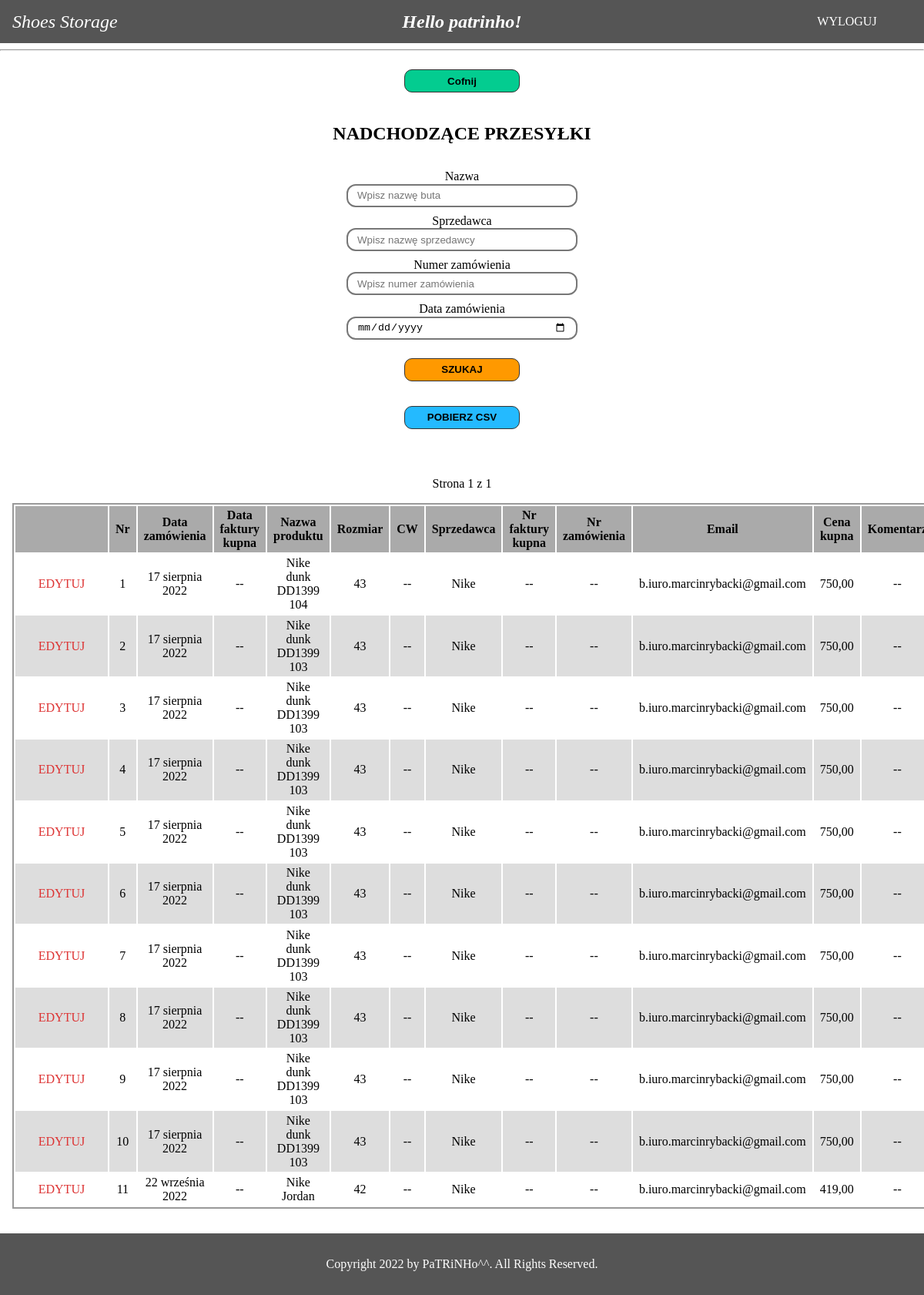
The page /check_incomming/ (signed in) on the database its author committed.
### base/models.py (models this page shows, shortened)
class IncommingShoe(models.Model):
    order_date = models.DateField()
    buy_invoice_date = models.DateField(blank=True, null=True)
    name = models.CharField(max_length=200)
    size = models.CharField(max_length=20)
    cw = models.CharField(max_length=20, blank=True)
    seller = models.ForeignKey(Seller, on_delete=models.SET_NULL, null=True)
    buy_invoice_nr = models.CharField(max_length=30, blank=True)
    order_nr = models.CharField(max_length=30, blank=True)
    email = models.CharField(max_length=200)
    buy_price = models.DecimalField(max_digits=7, decimal_places=2)
    comment = models.TextField(max_length=200, blank=True)

class Seller(models.Model):
    name = models.CharField(max_length=200)
    def __str__(self):
        return self.name

### base/views.py (the view)
# urls.py: path('check_incomming/', views.CheckIncomming.as_view(), name='check-incomming'),
class CheckIncomming(LoginRequiredMixin, ListView):
    template_name = 'base/check_incomming.html'
    login_url = '/login/'
    paginate_by = 25
    def get_queryset(self):
        incommings = IncommingShoe.objects.all()
        name = self.request.GET.get('n')
        if name:
            incommings = incommings.filter(
                name__contains=name)
        seller = self.request.GET.get('s')
        if seller:
            incommings = incommings.filter(
                seller__name__contains=seller)
        order_nr = self.request.GET.get('on')
        if order_nr:
            incommings = incommings.filter(
                order_nr__contains=order_nr)
        order_date = self.request.GET.get('od')
        if order_date:
            order_date = datetime.strptime(order_date, '%Y-%m-%d').date()
            incommings = incommings.filter(
                order_date=order_date)
        return sorted(incommings, key=attrgetter('order_date'))

### base/templates/base/check_incomming.html (shortened to what this page needs)
{% extends 'main.html' %}
{% load static %}
{% block content %}
<hr/>
<div class="back-div">
    <a href="{% url 'home' %}">
        <input type="button" value="Cofnij" name="" id="">
    </a>
</div>
<div class="title-wrapper">NADCHODZĄCE PRZESYŁKI</div>
<div class="filter-wrapper">
    <form method="GET" action="{% url 'check-incomming' %}">
        <label for="nane">Nazwa</label><br>
        <input name="n" id="name" type="text" value="{{request.GET.n}}" placeholder="Wpisz nazwę buta"><br>
        <label for="seller">Sprzedawca</label><br>
        <input name="s" id="seller" type="text" value="{{request.GET.s}}" placeholder="Wpisz nazwę sprzedawcy"><br>
        <label for="order_nr">Numer zamówienia</label><br>
        <input name="on" id="order_nr" type="text" value="{{request.GET.on}}" placeholder="Wpisz numer zamówienia"><br>
        <label for="order_date">Data zamówienia</label><br>
        <input name="od" id="order_date" type="date" value="{{request.GET.od}}" placeholder="Wybierz datę zamówienia"><br>
        <input type="submit" value="SZUKAJ">
    </form>
</div>
{% if object_list %}
<div class="to-csv">
    <a href="{% url 'incomming-csv' %}?n={{request.GET.n}}&s={{request.GET.s}}&on={{request.GET.on}}&od={{request.GET.od}}">
        <input type="button" value="POBIERZ CSV" name="" id="">
    </a>
</div>
{% endif %}
{% if object_list %}
<div class="pagination">
    <div class="previous-page">
    </div>
    <div class="current-page">
        Strona {{ page_obj.number }} z {{ page_obj.paginator.num_pages }}
    </div>
    <div class="next-page">
    </div>
</div>
<div class="check-incomming-wrapper">
    <table class="overwiew-table">
        <tr class="table-header">
            <th></th>
            <th>Nr</th>
            <th>Data zamówienia</th>
            <th>Data faktury kupna</th>
            <th>Nazwa produktu</th>
            <th>Rozmiar</th>
            <th>CW</th>
            <th>Sprzedawca</th>
            <th>Nr faktury kupna</th>
            <th>Nr zamówienia</th>
            <th>Email</th>
            <th>Cena kupna</th>
            <th>Komentarz</th>
        </tr>
        {% for shoe in object_list %}
        <tr>
            <th class="input-data"><a href="{% url 'edit-incomming' shoe.id %}">EDYTUJ</a></th>
            <th>{{page_obj.start_index|add:forloop.counter0}}</th>
            <th>{{shoe.order_date|default:"--"}}</th>
            <th>{{shoe.buy_invoice_date|default:"--"}}</th>
            <th>{{shoe.name|default:"--"}}</th>
            <th>{{shoe.size|default:"--"}}</th>
            <th>{{shoe.cw|default:"--"}}</th>
            <th>{{shoe.seller|default:"--"}}</th>
            <th>{{shoe.buy_invoice_nr|default:"--"}}</th>
            <th>{{shoe.order_nr|default:"--"}}</th>
            <th>{{shoe.email|default:"--"}}</th>
            <th>{{shoe.buy_price}}</th>
            <th>{{shoe.comment|default:"--"}}</th>
        </tr>
        {% endfor %}
    </table>
</div>
{% else %}
<div class="no-shoes">
    BRAK NADCHODZĄCYCH PRZESYŁEK
</div>
{% endif %}
{% endblock content %}

### templates/main.html (shortened to what this page needs)
<!DOCTYPE html>
{% load static %}
<html lang="en">
<head>
    <link rel="stylesheet" href="{% static 'styles/styles.css' %}">
</head>
<body>
    {% include 'navbar.html' %}
    <main>
    {% block content %}
    {% endblock content %}
    </main>
    {% include 'footer.html' %}
</body>
</html>

### templates/navbar.html
{% load static %}
<nav class="navbar">
    <div class="brand-title">
        {% if request.user.is_authenticated %}
        <a href="{% url 'home' %}">Shoes Storage</a>
        {% else %}
        <a href="{% url 'info' %}">Shoes Storage</a>
        {% endif %}
    </div>
    <div class="hello">
        {% if request.user.is_authenticated %}
            <b>Hello {{request.user}}!</b>
        {% else %}
            <b>Hello!</b>
        {% endif %}
    </div>
    <div class="navbar-links">
        {% if request.user.is_authenticated %}
        <div class="action-btn"><a href="{% url 'logout' %}">WYLOGUJ</a></div>
        {% else %}
        <div class="action-btn"><a href="{% url 'login' %}">ZALOGUJ</a></div>
        {% endif %}
    </div>
</nav>

### templates/footer.html
{% load static %}
<footer class="footer">
    <span>Copyright 2022 by PaTRiNHo^^. All Rights Reserved.</span>
</footer>

### static/styles/styles.css (style rules this page uses)
* { box-sizing: border-box; }
body { margin: 0; padding: 0; min-height: 100vh; position: relative; padding-bottom: 5rem; }
.navbar { display: grid; grid-template-columns: 200px 1fr 200px; justify-content: space-between; align-items: center; background-color: #555; color: white; }
.brand-title { font-size: 1.5rem; margin: .5rem; margin-left: 1rem; min-width: 150px; font-style: italic; }
.brand-title a { text-decoration: none; color: white; }
.hello { text-align: center; font-size: x-large; font-style: italic; }
.navbar-links { width: 100%; }
.navbar-links .action-btn { width: 150px; border-radius: 1rem; margin-top: .2rem; margin-bottom: .2rem; margin-left: auto; margin-right: auto; }
.navbar-links .action-btn a { text-decoration: none; color: white; padding: 1rem; display: block; text-align: center; }
.check-incomming-wrapper { margin-left: auto; margin-right: auto; padding-left: 1rem; padding-right: 1rem; margin-top: 1rem; margin-bottom: 2rem; overflow-x: auto; }
.check-incomming-wrapper table { table-layout: auto; border: 2px solid #999; }
tr:nth-child(even) { background: #FFF; }
tr:nth-child(odd) { background: #DDD; }
tr:first-child { background: #AAA; }
.overwiew-table { margin-left: auto; margin-right: auto; }
.overwiew-table tr th { padding-top: .2rem; padding-bottom: .2rem; padding-left: .5rem; padding-right: .5rem; font-weight: normal; }
.overwiew-table .table-header th { font-weight: bold; }
.back-div { width: 150px; margin-left: auto; margin-right: auto; }
.back-div a input[type='button'] { display: block; width: 150px; height: 30px; margin-top: 1.5rem; margin-bottom: 2rem; border-radius: 10px; background-color: #03cc90; font-weight: bold; border: 1px solid #333; cursor: pointer; }
.back-div a { text-decoration: none; }
.overwiew-table tr th a { text-decoration: none; color: #dd3333; }
.title-wrapper { max-width: 1000px; margin-left: auto; margin-right: auto; text-align: center; font-weight: bold; font-size: x-large; margin-top: 2.5rem; margin-bottom: 2rem; }
.to-csv { width: 150px; height: 60px; margin-left: auto; margin-right: auto; text-align: center; }
.to-csv a { text-decoration: none; }
.to-csv a input[type=button] { display: block; width: 150px; height: 30px; margin-bottom: 2rem; border-radius: 10px; background-color: #24baff; font-weight: bold; border: 1px solid #333; cursor: pointer; }
.overwiew-table tr .input-data { min-width: 120px; width: 120px; }
.filter-wrapper { width: fit-content; margin-left: auto; margin-right: auto; text-align: center; }
.filter-wrapper label { vertical-align: middle; }
.filter-wrapper input[type='text'] { margin-bottom: .5rem; width: 300px; height: 30px; border-radius: 12px; border: 2px #777 solid; padding-left: 12px; padding-right: 12px; }
.filter-wrapper input[type='submit'] { display: block; width: 150px; height: 30px; margin-left: auto; margin-right: auto; margin-top: 1rem; margin-bottom: 2rem; border-radius: 10px; background-color: #ff9900; font-weight: bold; border: 1px solid #333; cursor: pointer; }
.filter-wrapper input[type='date'] { margin-bottom: .5rem; width: 300px; height: 30px; border-radius: 12px; border: 2px #777 solid; padding-left: 12px; padding-right: 12px; }
.pagination { width: calc(100% - 8rem); display: flex; margin-left: 4rem; margin-right: 4rem; margin-top: 2rem; }
.previous-page { width: 120px; }
.next-page { width: 120px; text-align: right; }
.current-page { width: calc(100% - 240px); text-align: center; }
.footer { display: flex; justify-content: space-between; background-color: #555; color: white; height: 5rem; width: 100%; align-items: center; position: absolute; bottom: 0; }
.footer span { width: 100%; margin-left: auto; margin-right: auto; text-align: center; }

### rows shown on the page
IncommingShoe: start_index|add "1", order_date "17 sierpnia 2022", buy_invoice_date "--", name "Nike dunk DD1399 104", size "43", cw "--", seller "Nike", buy_invoice_nr "--", order_nr "--", email "b.iuro.marcinrybacki@gmail.com", buy_price "750,00", comment "--"
IncommingShoe: start_index|add "2", order_date "17 sierpnia 2022", buy_invoice_date "--", name "Nike dunk DD1399 103", size "43", cw "--", seller "Nike", buy_invoice_nr "--", order_nr "--", email "b.iuro.marcinrybacki@gmail.com", buy_price "750,00", comment "--"
IncommingShoe: start_index|add "3", order_date "17 sierpnia 2022", buy_invoice_date "--", name "Nike dunk DD1399 103", size "43", cw "--", seller "Nike", buy_invoice_nr "--", order_nr "--", email "b.iuro.marcinrybacki@gmail.com", buy_price "750,00", comment "--"
IncommingShoe: start_index|add "4", order_date "17 sierpnia 2022", buy_invoice_date "--", name "Nike dunk DD1399 103", size "43", cw "--", seller "Nike", buy_invoice_nr "--", order_nr "--", email "b.iuro.marcinrybacki@gmail.com", buy_price "750,00", comment "--"
IncommingShoe: start_index|add "5", order_date "17 sierpnia 2022", buy_invoice_date "--", name "Nike dunk DD1399 103", size "43", cw "--", seller "Nike", buy_invoice_nr "--", order_nr "--", email "b.iuro.marcinrybacki@gmail.com", buy_price "750,00", comment "--"
IncommingShoe: start_index|add "6", order_date "17 sierpnia 2022", buy_invoice_date "--", name "Nike dunk DD1399 103", size "43", cw "--", seller "Nike", buy_invoice_nr "--", order_nr "--", email "b.iuro.marcinrybacki@gmail.com", buy_price "750,00", comment "--"
IncommingShoe: start_index|add "7", order_date "17 sierpnia 2022", buy_invoice_date "--", name "Nike dunk DD1399 103", size "43", cw "--", seller "Nike", buy_invoice_nr "--", order_nr "--", email "b.iuro.marcinrybacki@gmail.com", buy_price "750,00", comment "--"
IncommingShoe: start_index|add "8", order_date "17 sierpnia 2022", buy_invoice_date "--", name "Nike dunk DD1399 103", size "43", cw "--", seller "Nike", buy_invoice_nr "--", order_nr "--", email "b.iuro.marcinrybacki@gmail.com", buy_price "750,00", comment "--"
IncommingShoe: start_index|add "9", order_date "17 sierpnia 2022", buy_invoice_date "--", name "Nike dunk DD1399 103", size "43", cw "--", seller "Nike", buy_invoice_nr "--", order_nr "--", email "b.iuro.marcinrybacki@gmail.com", buy_price "750,00", comment "--"
IncommingShoe: start_index|add "10", order_date "17 sierpnia 2022", buy_invoice_date "--", name "Nike dunk DD1399 103", size "43", cw "--", seller "Nike", buy_invoice_nr "--", order_nr "--", email "b.iuro.marcinrybacki@gmail.com", buy_price "750,00", comment "--"
IncommingShoe: start_index|add "11", order_date "22 września 2022", buy_invoice_date "--", name "Nike Jordan", size "42", cw "--", seller "Nike", buy_invoice_nr "--", order_nr "--", email "b.iuro.marcinrybacki@gmail.com", buy_price "419,00", comment "--"

### other values the page prints
{{ request.user }} "patrinho"
{{ page_obj.number }} "1"
{{ page_obj.paginator.num_pages }} "1"
